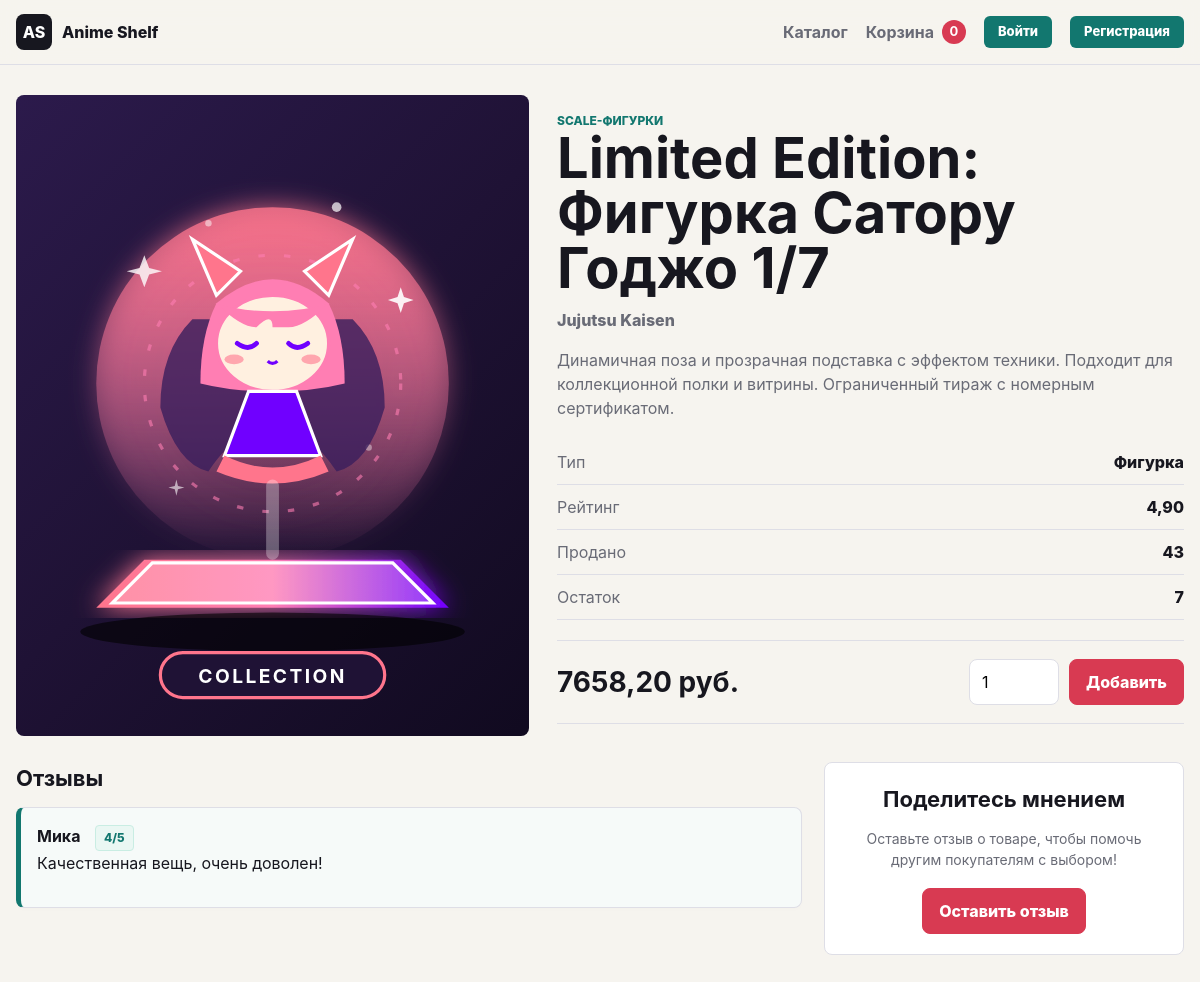
The app's page /catalog/gojo-scale-figure/ with its own data.
### store/models.py (models this page shows, shortened)
class TimeStampedModel(models.Model):
    created_at = models.DateTimeField(auto_now_add=True)
    updated_at = models.DateTimeField(auto_now=True)
    class Meta:
        abstract = True

class Product(TimeStampedModel):
    class MerchType(models.TextChoices):
        FIGURE = "figure", "Фигурка"
        POSTER = "poster", "Постер"
        COSPLAY = "cosplay", "Косплей"
        CLOTHES = "clothes", "Одежда"
        MANGA = "manga", "Манга"
        ACCESSORY = "accessory", "Аксессуар"
    category = models.ForeignKey(Category, on_delete=models.PROTECT, related_name="products")
    name = models.CharField(max_length=180)
    slug = models.SlugField(max_length=200, unique=True)
    anime_title = models.CharField(max_length=140)
    merch_type = models.CharField(max_length=20, choices=MerchType.choices)
    description = models.TextField()
    price = models.DecimalField(max_digits=10, decimal_places=2)
    stock = models.PositiveIntegerField(default=0)
    rating = models.DecimalField(max_digits=3, decimal_places=2, default=Decimal("4.50"))
    popularity_score = models.PositiveIntegerField(default=50)
    sales_count = models.PositiveIntegerField(default=0)
    image_url = models.URLField(blank=True)
    is_active = models.BooleanField(default=True)
    class Meta:
        ordering = ["-popularity_score", "name"]
        verbose_name = "Товар"
        verbose_name_plural = "Товары"
    def get_absolute_url(self):
        return reverse("store:product_detail", kwargs={"slug": self.slug})
    @property
    def is_available(self):
        return self.is_active and self.stock > 0

class Category(TimeStampedModel):
    name = models.CharField(max_length=120)
    slug = models.SlugField(max_length=140, unique=True)
    description = models.TextField(blank=True)
    parent = models.ForeignKey(
        "self",
        on_delete=models.CASCADE,
        null=True,
        blank=True,
        related_name="children",
    )
    class Meta:
        ordering = ["name"]
        verbose_name = "Категория"
        verbose_name_plural = "Категории"
    def get_absolute_url(self):
        return reverse("store:product_list_by_category", kwargs={"category_slug": self.slug})

class Review(TimeStampedModel):
    product = models.ForeignKey(Product, on_delete=models.CASCADE, related_name="reviews")
    customer_name = models.CharField(max_length=120)
    rating = models.PositiveSmallIntegerField(default=5)
    text = models.TextField(blank=True)
    class Meta:
        ordering = ["-created_at"]
        verbose_name = "Отзыв"
        verbose_name_plural = "Отзывы"

### store/views.py (the view)
# urls.py: path("catalog/<slug:slug>/", views.product_detail, name="product_detail"),
def product_detail(request, slug):
    facade = StoreFacade()
    detail = facade.get_product_detail(slug)
    product = detail["product"]
    if request.method == "POST":
        form = ReviewForm(request.POST)
        if form.is_valid():
            Review.objects.create(product=product, **form.cleaned_data)
            messages.success(request, "Отзыв добавлен.")
            return redirect(product)
    else:
        form = ReviewForm()
    return render(
        request,
        "store/product_detail.html",
        {"product": product, "form": form},
    )

### store/forms.py
class ReviewForm(forms.Form):
    customer_name = forms.CharField(label="Имя", max_length=120)
    rating = forms.IntegerField(label="Оценка", min_value=1, max_value=5, initial=5)
    text = forms.CharField(label="Отзыв", widget=forms.Textarea, required=False)

### store/context_processors.py (called while the page is built, shortened)
def cart_summary(request):
    is_manager = request.user.is_authenticated and request.user.is_staff
    context = {"is_manager": is_manager}
    if not request.session.session_key:
        context["cart_items_count"] = 0
        return context

### store/services/facade.py (called while the page is built)
    def get_product_detail(self, slug):
        product = get_object_or_404(Product.objects.select_related("category"), slug=slug, is_active=True)
        trend = SalesTrendModel().calculate(product.sales_points.all(), supply_units=product.stock)
        return {
            "product": product,
            "trend": trend,
        }

### store/services/math_models.py (called while the page is built)
    def _resolve_supply_units(self, sales_points, supply_units):
        if supply_units is not None:
            return float(supply_units)
        if not sales_points:
            return 0.0
        return float(sales_points[0].product.stock)

### store/services/singletons.py (called while the page is built)
    def __call__(cls, *args, **kwargs):
        if cls not in cls._instances:
            cls._instances[cls] = super().__call__(*args, **kwargs)
        return cls._instances[cls]

### store/templates/store/product_detail.html (shortened to what this page needs)
{% extends "store/base.html" %}
{% block content %}
<section class="product-detail">
    <div class="detail-image">
        {% if product.image_url %}
            <img src="{{ product.image_url }}" alt="{{ product.name }}">
        {% endif %}
    </div>
    <div class="detail-info">
        <a class="back-link" href="{{ product.category.get_absolute_url }}">{{ product.category.name }}</a>
        <h1>{{ product.name }}</h1>
        <p class="anime-title">{{ product.anime_title }}</p>
        <p>{{ product.description }}</p>
        <dl class="specs">
            <div><dt>Тип</dt><dd>{{ product.get_merch_type_display }}</dd></div>
            <div><dt>Рейтинг</dt><dd>{{ product.rating }}</dd></div>
            <div><dt>Продано</dt><dd>{{ product.sales_count }}</dd></div>
            <div><dt>Остаток</dt><dd>{{ product.stock }}</dd></div>
        </dl>
        <div class="buy-row">
            <strong>{{ product.price }} руб.</strong>
            <form method="post" action="{% url 'store:add_to_cart' product.slug %}">
                <input type="number" name="quantity" value="1" min="1" max="{{ product.stock }}">
                <button type="submit" {% if not product.is_available %}disabled{% endif %}>Добавить</button>
            </form>
        </div>
    </div>
</section>
<section class="reviews-layout">
    <div>
        <h2>Отзывы</h2>
        {% for review in product.reviews.all %}
            <article class="review {% if review.rating >= 4 %}review-good{% else %}review-bad{% endif %}">
                <strong>{{ review.customer_name }}</strong>
                <span class="rating-badge {% if review.rating >= 4 %}good{% else %}bad{% endif %}">{{ review.rating }}/5</span>
                {% if review.text %}
                    <p>{{ review.text }}</p>
                {% else %}
                    <p class="empty-text" style="font-style: italic; color: var(--muted); margin-top: 8px; font-size: 13px;">Оценка без отзыва</p>
                {% endif %}
            </article>
        {% empty %}
            <p class="empty">Пока нет отзывов.</p>
        {% endfor %}
    </div>
    <div class="form-panel review-trigger-panel" style="display:flex; flex-direction:column; justify-content:center; align-items:center; text-align:center;">
        <h2>Поделитесь мнением</h2>
        <p style="margin-bottom:18px; color:var(--muted); font-size:14px;">Оставьте отзыв о товаре, чтобы помочь другим покупателям с выбором!</p>
        <button id="openReviewModal" class="button">Оставить отзыв</button>
    </div>
</section>
{% endblock %}

### store/templates/store/base.html (shortened to what this page needs)
{% load static %}
<!doctype html>
<html lang="ru">
<head>
    <link rel="stylesheet" href="{% static 'store/styles.css' %}">
</head>
<body>
    <header class="site-header">
        <a class="brand" href="{% url 'store:home' %}">
            <span class="brand-mark">AS</span>
            <span>Anime Shelf</span>
        </a>
        <nav class="main-nav">
            <a href="{% url 'store:product_list' %}">Каталог</a>
            <a class="cart-link" href="{% url 'store:cart' %}">Корзина <span>{{ cart_items_count }}</span></a>
            {% if request.user.is_authenticated %}
                <span class="user-greeting">
                    Привет, <strong>{{ request.user.username }}</strong>
                    {% if request.user.is_staff %}
                        <span class="role-badge manager-active">Менеджер</span>
                    {% else %}
                        <span class="role-badge client-active">Покупатель</span>
                    {% endif %}
                </span>
                <form method="post" action="{% url 'store:logout' %}" style="display: inline-block;">
                    {% csrf_token %}
                    <button type="submit" class="auth-btn logout" style="font-family: inherit; font-size: 13px; font-weight: 800; cursor: pointer; border: 1px solid var(--line); border-radius: 6px; padding: 6px 14px; transition: all 0.2s ease;">Выйти</button>
                </form>
            {% else %}
                <a href="{% url 'store:login' %}" class="auth-btn login">Войти</a>
                <a href="{% url 'store:register' %}" class="auth-btn login">Регистрация</a>
            {% endif %}
        </nav>
    </header>
    <main>
        {% block content %}{% endblock %}
    </main>
</body>
</html>

### store/static/store/styles.css (style rules this page uses)
:root { --ink: #17171f; --muted: #696b76; --line: #dedee6; --paper: #ffffff; --bg: #f6f4ef; --accent: #d83a52; --accent-dark: #9f2337; --teal: #12776f; --gold: #d99a22; }
* { box-sizing: border-box; }
body { margin: 0; color: var(--ink); background: var(--bg); font-family: Inter, "Segoe UI", Arial, sans-serif; line-height: 1.5; }
a { color: inherit; text-decoration: none; }
img { display: block; width: 100%; height: 100%; object-fit: cover; }
main { width: min(1180px, calc(100% - 32px)); margin: 0 auto 56px; }
.site-header { position: sticky; top: 0; z-index: 10; display: flex; align-items: center; justify-content: space-between; gap: 24px; padding: 14px max(16px, calc((100vw - 1180px) / 2)); background: rgba(246, 244, 239, 0.94); border-bottom: 1px solid var(--line); backdrop-filter: blur(14px); }
.brand, .main-nav, .cart-link, .product-meta, .buy-row, .summary-line, .toolbar, .recommendation-band { display: flex; align-items: center; }
.brand { gap: 10px; font-weight: 800; letter-spacing: 0; }
.brand-mark { display: grid; place-items: center; width: 36px; height: 36px; color: white; background: var(--ink); border-radius: 8px; }
.main-nav { gap: 18px; color: var(--muted); font-weight: 650; }
.cart-link { gap: 8px; }
.cart-link span { display: grid; place-items: center; min-width: 24px; height: 24px; padding: 0 7px; color: white; background: var(--accent); border-radius: 999px; font-size: 13px; }
h1, h2, p { margin-top: 0; }
h1 { margin-bottom: 12px; font-size: 56px; line-height: 0.98; letter-spacing: 0; }
h2 { margin-bottom: 12px; font-size: 22px; letter-spacing: 0; }
.trend-panel, .summary-panel, .state-panel, .form-panel, .pattern-grid article, .order-main { background: var(--paper); border: 1px solid var(--line); border-radius: 8px; }
.trend-panel span, .model-line span, .tag, .back-link { color: var(--teal); font-size: 12px; font-weight: 800; text-transform: uppercase; letter-spacing: 0; }
input, select, textarea, button, .button { min-height: 42px; border-radius: 8px; border: 1px solid var(--line); font: inherit; }
input, select, textarea { width: 100%; padding: 10px 12px; background: white; }
button, .button { display: inline-flex; align-items: center; justify-content: center; padding: 10px 16px; color: white; background: var(--accent); border-color: var(--accent); cursor: pointer; font-weight: 800; }
.product-body p, .detail-info p, .page-heading p, .cart-item p { color: var(--muted); }
.product-detail { display: grid; grid-template-columns: minmax(280px, 0.9fr) minmax(0, 1.1fr); gap: 28px; margin-top: 30px; }
.detail-image { min-height: 520px; overflow: hidden; background: #ddd; border-radius: 8px; }
.detail-info { padding: 12px 0; }
.anime-title { font-weight: 800; }
.specs, .summary { margin: 20px 0; }
.specs div, .summary div { display: flex; justify-content: space-between; gap: 16px; padding: 10px 0; border-bottom: 1px solid var(--line); }
dt { color: var(--muted); }
dd { margin: 0; font-weight: 800; }
.buy-row { justify-content: space-between; gap: 16px; padding: 18px 0; border-top: 1px solid var(--line); border-bottom: 1px solid var(--line); }
.buy-row strong { font-size: 28px; }
.buy-row form { display: grid; grid-template-columns: 90px 1fr; gap: 10px; }
.reviews-layout, .checkout-layout, .cart-layout, .order-layout { display: grid; grid-template-columns: minmax(0, 1fr) 360px; gap: 22px; margin-top: 26px; }
.review, .cart-item, .log-line, .tree-row { margin-bottom: 12px; padding: 16px; background: var(--paper); border: 1px solid var(--line); border-radius: 8px; }
.review span { margin-left: 10px; color: var(--gold); font-weight: 800; }
.form-panel, .summary-panel, .state-panel, .order-main { padding: 20px; }
.form-panel p { margin-bottom: 14px; }
.auth-btn { font-size: 13px; font-weight: 800; padding: 6px 14px; border-radius: 6px; transition: all 0.2s ease; }
.auth-btn.login { color: white; background: var(--teal); }
.review.review-good { border-left: 5px solid var(--teal); background: #f6faf9; box-shadow: 0 2px 5px rgba(0, 0, 0, 0.01); }
.rating-badge { display: inline-block; padding: 3px 8px; border-radius: 4px; font-size: 12px; font-weight: bold; margin-left: 10px; }
.rating-badge.good { background: #eaf7f3; color: var(--teal); border: 1px solid #c9ede3; }

### records on screen
Product: image_url (picture), category.name "SCALE-ФИГУРКИ", name "Limited Edition: Фигурка Сатору Годжо 1/7", anime_title "Jujutsu Kaisen", description "Динамичная поза и прозрачная подставка с эффектом техники. Подходит для коллекционной полки и витрины. Ограниченный тираж с номерным сертификатом.", merch_type "Фигурка", rating "4,90", sales_count "43", stock "7", price "7658,20"
Review: customer_name "Мика", rating "4", text "Качественная вещь, очень доволен!"

### other values on screen
{{ cart_items_count }} "0"
